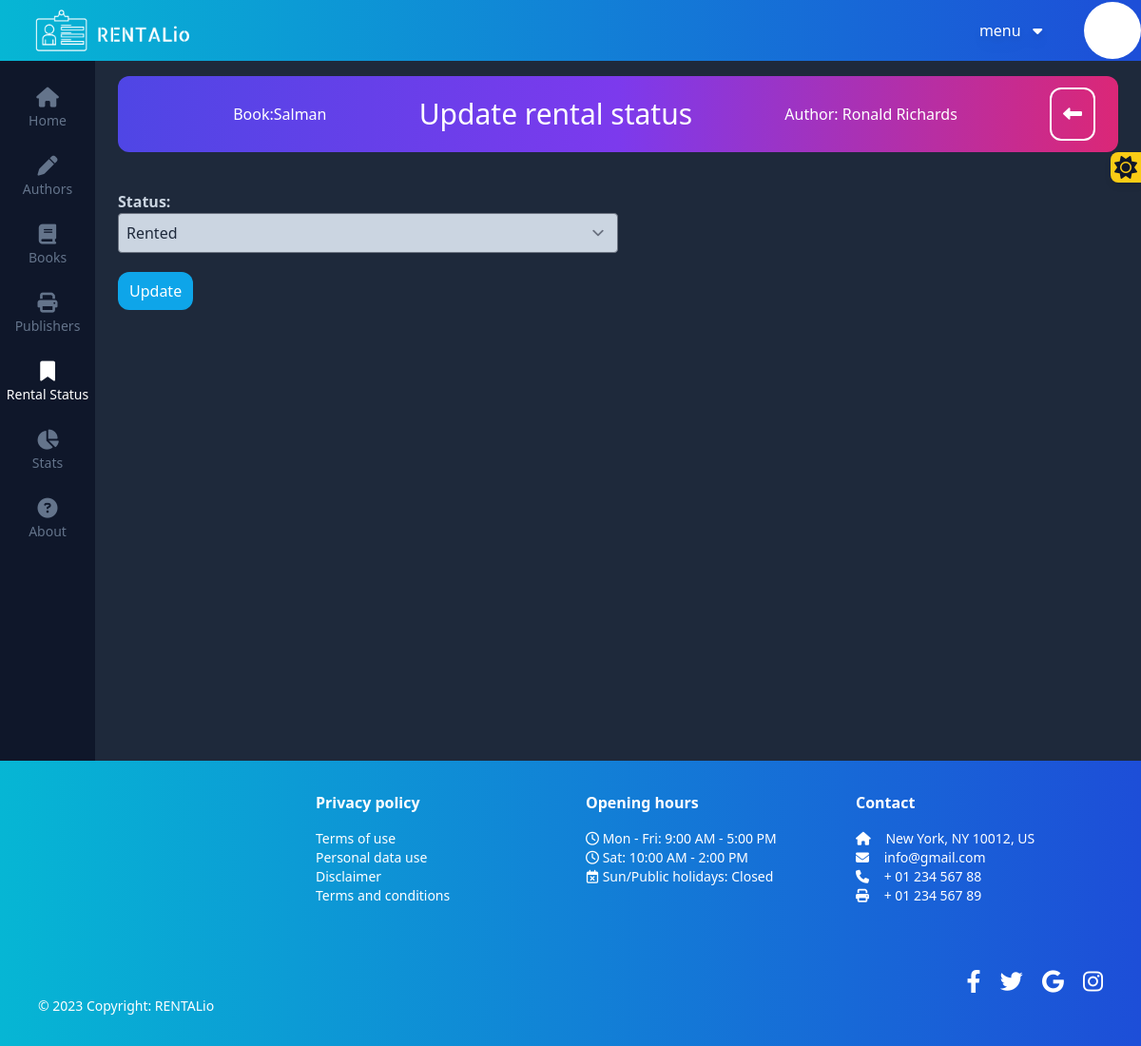
The app's page /rentals/4/4/ (signed in) with its own data.
### rentals/models.py (models this page shows, shortened)
class Rental(models.Model):
    book = models.ForeignKey(Book,on_delete=models.CASCADE)
    customer = models.ForeignKey(Customer,on_delete=models.CASCADE)
    status = models.CharField(max_length=2, choices=STATUS_CHOICES)
    rent_start_date=models.DateField(help_text='when the book was rented')
    rent_end_date=models.DateField(help_text='deadline,blank=True')
    return_date=models.DateField(blank=True,null=True, help_text='return date')
    rental_status_is_closed=models.BooleanField(default=False)                                                          #returned or lost (will change it to true)
    created_at= models.DateTimeField(auto_now_add=True)
    updated_at= models.DateTimeField(auto_now=True)
    is_closed = models.BooleanField(default=False)
    class Meta:
        ordering =('-created_at',)

### books/models.py (models this page shows, shortened)
class Book(models.Model):
    title = models.ForeignKey(BookTitle,on_delete=models.CASCADE)
    ISBN=models.CharField(max_length=13,blank=True)
    id = models.CharField(primary_key=True, max_length=32, default=uuid.uuid4, editable=False)
    qr_code=models.ImageField(upload_to='qr_codes',blank=True,null=True)
    created_at=models.DateTimeField(auto_now_add=True)
    updated_at=models.DateTimeField(auto_now=True)
    publication_time = models.PositiveIntegerField(null=True, blank=True)
    publication_place = models.CharField(max_length=255, null=True, blank=True)
    edition= models.CharField(max_length=100, null=True, blank=True)

class BookTitle(models.Model):
    publisher=models.ForeignKey(Publisher,on_delete=models.CASCADE)
    author = models.ForeignKey(Author,on_delete=models.CASCADE)
    title = models.CharField(max_length=300,unique=True)
    slug=models.SlugField(blank=True)                                                                                   #optional
    genre = models.CharField(
        max_length=7,
        choices=GENRE_CHOICES,
        default='DRA',
    )
    created_at=models.DateTimeField(auto_now_add=True)
    updated_at=models.DateTimeField(auto_now=True)

### authors/models.py (models this page shows, shortened)
class Author(models.Model):
    name = models.CharField(max_length=300)
    birth_year = models.PositiveIntegerField(null=True, blank=True)
    @property
    def formatted_name(self):
        name_parts = self.name.split()
        if len(name_parts) >= 2:
            return f"{name_parts[-1]} {' '.join(name_parts[:-1])}"
        return self.name

### rentals/views.py (the view, shortened to what this page needs)
# urls.py: path('<str:book_id>/<str:pk>/', UpdateRentalStatusView.as_view(), name="update"),
class UpdateRentalStatusView(LoginRequiredMixin,UpdateView):
    model= Rental
    template_name='rentals/update.html'
    fields=('status',)
    def get_object(self):
        rental_id = self.kwargs.get('pk')
        return get_object_or_404(Rental, pk=rental_id)

### rentals/templates/rentals/update.html (shortened to what this page needs)
{% extends 'base.html' %}
{% load widget_tweaks %}
{% block content %}
{% include 'components/update_rental header.html' with title="Update rental status" description=object.book.id is_go_back=True %}
{% if object.is_closed %}
    The rental status is closed
{% else %}
    <form method="POST" class="w-1/2">
        <div class="mb-2">
            <label for="{{ form.status.id_for_label }}" class="block font-bold text-slate-800 dark:text-slate-300">Status:</label>
            {{ form.status|add_class:'bg-slate-100 dark:bg-slate-300 text-slate-800 rounded p-2 w-full' }}
        </div>
        <button type="submit" class="px-3 py-2 text-white bg-sky-500 hover:bg-sky-600 rounded-xl mt-3">
            Update
        </button>
    </form>
{% endif %}
{% endblock content %}

### templates/components/update_rental header.html (shortened to what this page needs)
<div class="bg-gradient-to-r from-indigo-600 via-purple-600 to-pink-600 text-white rounded-xl mb-10 h-[80px] flex justify-between items-center px-6" id="head">
    <div class="text-1xl">Book:{{object.book.title.title}}</div>
    <div class="text-3xl">{{title}}</div>
    <div class="text-md">Author: {{ object.book.title.author.formatted_name }}</div>
        <div>
{% if is_go_back %}
    <div class="{% if is_form_available %}ml-3{% endif %}">
        <button onclick="history.back();" class="bg-transparent border-2 border-white text-white hover:bg-white hover:text-slate-900 p-3 rounded-xl text-xl" id="go-back-btn">
            <i class="fa-solid fa-left-long"></i>
        </button>
    </div>
{% endif %}
        </div>
</div>

### records on screen
Rental: book "Salman", book.title.author.formatted_name "Ronald Richards", status "Rented"

### other values on screen
{{ title }} "Update rental status"
